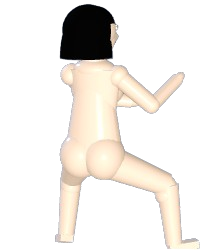
#> input picture assets/n/player_idle_right1.png, 200 x 250 px, found by its file name
$ python fix_player_art.py
#> lines starting #> are read from the running program, lines starting #| are printed output that depends on the picture
from pathlib import Path
from PIL import Image

assets = Path(r"c:\Users\McKinley Alex\Documents\GitHub\Java-Platformer\assets")


def ensure_dir():
    assets.mkdir(exist_ok=True)


def mirror_to_files(src_name: str, pattern: str):
    src = assets / src_name
    if not src.exists():
        raise FileNotFoundError(f"Missing source image: {src}")
    source_img = Image.open(src)
    for path in sorted(assets.glob(pattern)):
        if path.name == src.name:
            continue
        source_img.save(path)

    # also replace matching left-facing files with a mirrored copy of the source
    left_pattern = pattern.replace("right", "left")
    for path in sorted(assets.glob(left_pattern)):
        if path.name == src.name:
            continue
        source_img.transpose(Image.FLIP_LEFT_RIGHT).save(path)


def replace_all_with_right1():
    # Idle sheets
    idle_src = assets / "player_idle_right1.png"
    idle_right_img = Image.open(idle_src)
#> idle_right_img is the input picture: PIL image 200x250 RGBA; mean R, G, B, A 58.9, 54.8, 49.7, 73.5
    for i in range(1, 11):
        (assets / f"player_idle_right{i}.png").write_bytes(idle_right_img.tobytes() if False else idle_right_img.copy().tobytes())
        # write exact bytes from source so all right frames match right1
        idle_right_img.save(assets / f"player_idle_right{i}.png")
        idle_right_img.transpose(Image.FLIP_LEFT_RIGHT).save(assets / f"player_idle_left{i}.png")
#> this loop made 10 passes
#> pass 1, in replace_all_with_right1, `idle_right_img.transpose(Image.FLIP_LEFT_RIGHT).save(assets / f"player..`:
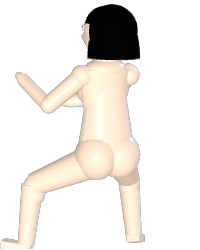
#> saved as player_idle_left1.png: PIL image 200x250 RGBA; mean R, G, B, A 58.9, 54.8, 49.7, 73.5; transparent parts drawn white

    # Move sheets
    move_src = assets / "player_idle_right1.png"
    move_img = Image.open(move_src)
    for i in range(1, 3):
        move_img.save(assets / f"player_move_right{i}.png")
        move_img.transpose(Image.FLIP_LEFT_RIGHT).save(assets / f"player_move_left{i}.png")

    # Fight sheets
    fight_src = assets / "player_fight_right1.png"
    fight_img = Image.open(fight_src)
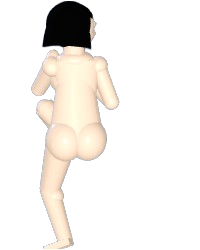
#> input picture assets/n/player_fight_right1.png, 200 x 250 px, found by its file name
#> fight_img is the input picture: PIL image 200x250 RGBA; mean R, G, B, A 44.5, 41.3, 37.4, 55.4
    for i in range(1, 4):
        fight_img.save(assets / f"player_fight_right{i}.png")
        fight_img.transpose(Image.FLIP_LEFT_RIGHT).save(assets / f"player_fight_left{i}.png")
#> this loop made 3 passes
#> pass 1, in replace_all_with_right1, `fight_img.transpose(Image.FLIP_LEFT_RIGHT).save(assets / f"player_figh..`:
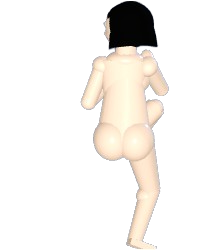
#> saved as player_fight_left1.png: PIL image 200x250 RGBA; mean R, G, B, A 44.5, 41.3, 37.4, 55.4; transparent parts drawn white

    # Victory sheets
    victory_src = assets / "player_idle_right1.png"
    victory_img = Image.open(victory_src)
    for variant in range(1, 4):
        for i in range(1, 11):
            victory_img.save(assets / f"player_victory{variant}_right{i}.png")
            victory_img.transpose(Image.FLIP_LEFT_RIGHT).save(assets / f"player_victory{variant}_left{i}.png")

    # Jump left should be flipped copy of jump right
    jump_right = assets / "player_jump_right.png"
    jump_left = assets / "player_jump_left.png"
    Image.open(jump_right).transpose(Image.FLIP_LEFT_RIGHT).save(jump_left)
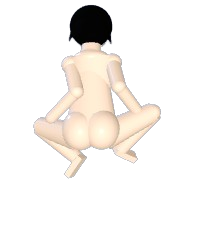
#> input picture assets/n/player_jump_right.png, 200 x 250 px, found by its file name
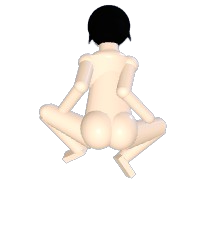
#> saved as player_jump_left.png: PIL image 200x250 RGBA; mean R, G, B, A 41.7, 38.3, 34.7, 50.1; transparent parts drawn white

    print("Updated all player art files to the requested right1/base source and mirrored left variants.")


replace_all_with_right1()
